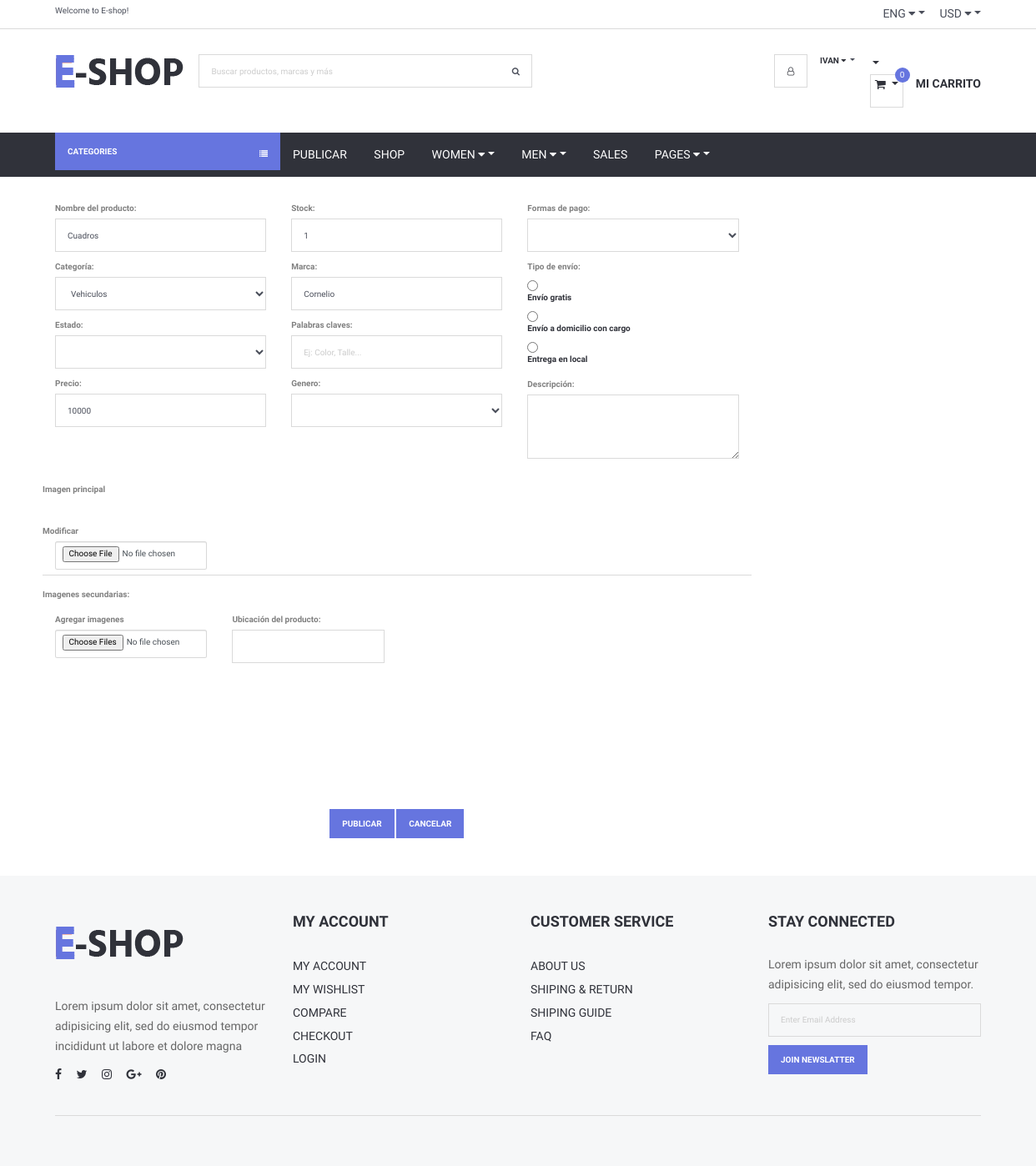
The page /Views/modificarProducto.php?cod=62 (signed in) on the database as committed earlier.
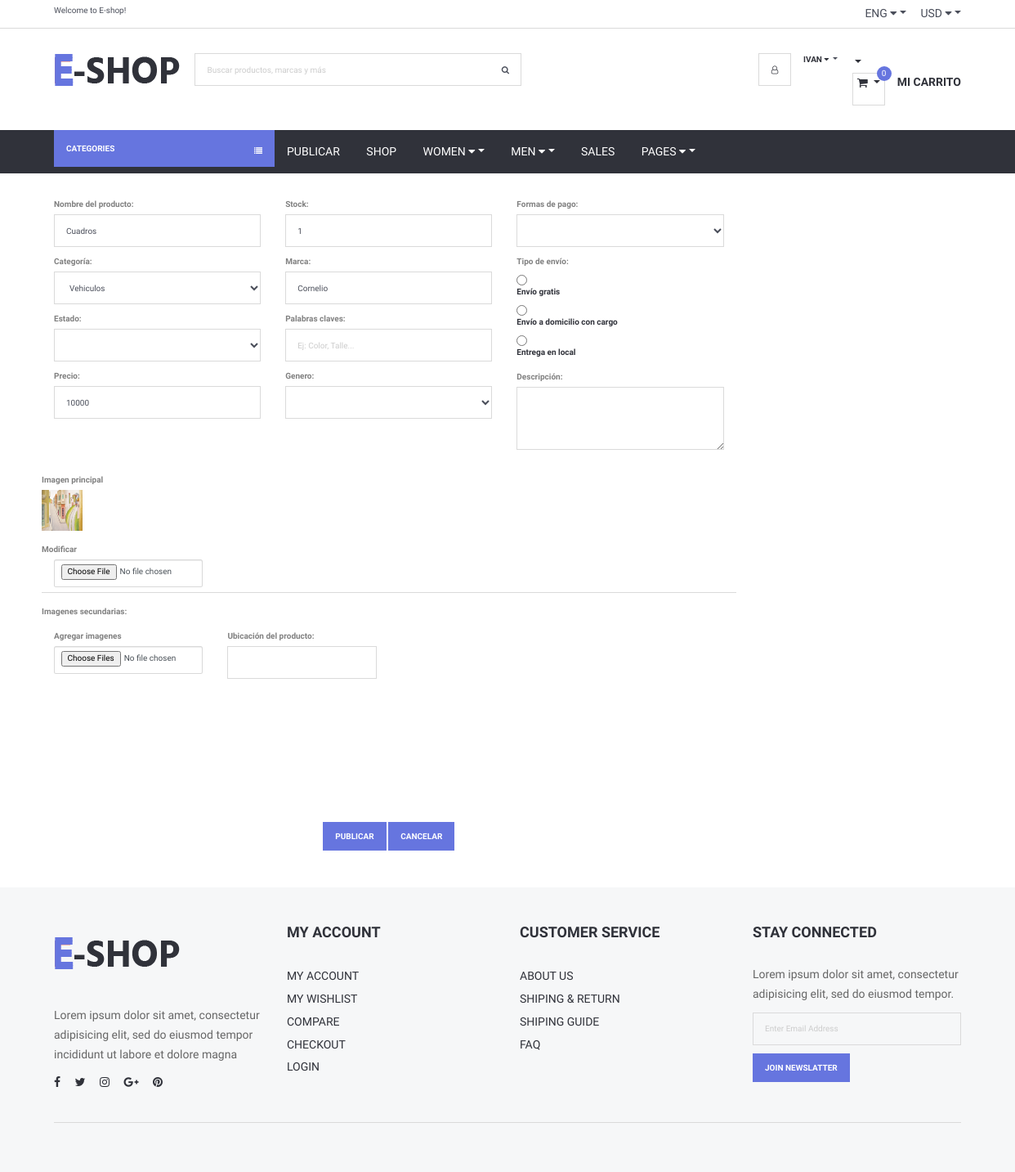
The same page on the database as committed later.
### tables this page shows
CREATE TABLE `producto` (
  `id` int(11) NOT NULL,
  `nombre` varchar(200) NOT NULL,
  `estado` varchar(60) NOT NULL,
  `precio` double NOT NULL,
  `formasdepago` varchar(100) NOT NULL,
  `envio` varchar(100) NOT NULL,
  `marca` varchar(70) NOT NULL,
  `stock` int(11) NOT NULL,
  `genero` varchar(60) NOT NULL,
  `categoria` varchar(110) NOT NULL,
  `palabrasClaves` varchar(110) NOT NULL,
  `descripcion` varchar(600) NOT NULL,
  `visitas` int(11) NOT NULL,
  `imgprincipal` varchar(80) NOT NULL,
  `idUsuario` int(11) NOT NULL,
  `latitud` varchar(120) NOT NULL,
  `longitud` varchar(120) NOT NULL
);

CREATE TABLE `imgprincipal` (
  `id` int(11) NOT NULL,
  `idProducto` int(11) NOT NULL,
  `nombre` varchar(100) NOT NULL
);

### Views/conexionBD/conexion.php (called while the page is built, shortened)
<?php
class Conexion{
	 private $msq="";
	public function __construct()
	 {
		 $archivoConfig = "config.ini";
		 $confi = parse_ini_file($archivoConfig, true);
		 $this->host = $confi["bd"]["host"];
		 $this->usuario = $confi["bd"]["usuario"];
		 $this->clave=$confi["bd"]["clave"];
		 $this->bd = $confi["bd"]["bd"];
		$this->msq = new mysqli($this->host, $this->usuario, $this->clave, $this->bd);
	 }
	 public function realizarConsulta($consulta){
 if(!$resultado = $this->msq->query($consulta) )
 {
	 echo "Ha ocurrido un error al ejecutar la consulta   ";
 }else{
	 return $resultado;
	   }
 }
}
?>

### Views/modificarProducto.php (the view, shortened to what the changed rows need)
<?php
include_once("header.php");
		require_once("conexionBD/conexion.php");
		$conexion = new Conexion;
$id=isset($_GET["cod"]) ? $_GET["cod"] : "";
 		$consulta="SELECT * FROM producto WHERE id='$id'";
		$consulta3="SELECT * FROM imgprincipal WHERE idProducto='$id'";
		$resultado = $conexion->realizarConsulta($consulta);
		$imgPrincipal = $conexion->realizarConsulta($consulta3);
?>
<!doctype html>
<html>
<head>
    <link type="text/css" rel="stylesheet" href="css/main.css" />
    <link type="text/css" rel="stylesheet" href="css/bootstrap.min.css" />
	<link type="text/css" rel="stylesheet" href="css/bootstrap.css" />
    <link type="text/css" rel="stylesheet" href="css/slick.css" />
    <link type="text/css" rel="stylesheet" href="css/slick-theme.css" />
    <link type="text/css" rel="stylesheet" href="css/nouislider.min.css" />
    <link rel="stylesheet" href="css/font-awesome.min.css">
    <link type="text/css" rel="stylesheet" href="css/style.css" />
</head>
<body>
	<?php include_once("header.php"); ?>
<div class="section">
    <div class="container">
        <div class="row">
            <form  id="checkout-form" class="clearfix" action="procesaEditarProducto.php" method="post" enctype="multipart/form-data">
			<?php
                while($f=mysqli_fetch_array($resultado)){
             ?>
                <div class="col-12 col-md-4">
                    <div class="form-group">
                        <label>Nombre del producto: </label>
                        <input class="input" type="text" name="nombre" value="<?php echo $f['nombre'];?>"
                               placeholder="Nombre del producto" required>
                    </div>
                    <div class="form-group">
                        <label>Categoría: </label>
                        <select class="input" name="categoria"  required>
                            <option value="Vehiculos">Vehiculos</option>
                        </select>
                    </div>
                    <div class="form-group">
                        <label>Estado: </label>
                        <select  class="input" name="estado" required>
							<option select="" ></option>
							<option >Nuevo</option>
                        </select>
                    </div>
                    <div class="form-group">
                        <label>Precio: </label>
                        <input class="input" type="number" name="precio" value="<?php echo $f['precio'];?>"
                               placeholder="$1799" required >
                    </div>
                </div>
                <div class="col-12 col-md-4">
                    <div class="form-group">
                        <label>Stock: </label>
                        <input class="input" type="number" name="stock" value="<?php echo $f['stock'];?>"
                               placeholder="999" required>
                    </div>
                    <div class="form-group">
                        <label>Marca: </label>
                        <input class="input" type="text" name="marca" placeholder="marca" value="<?php echo $f['marca'];?>"
						required>
                    </div>
                    <div class="form-group">
                        <label>Palabras claves: </label>
                        <input class="input" type="text" name="palabras" value="<?php echo $f['palabrasClaves'];?>"
                               placeholder="Ej: Color, Talle...">
                    </div>
                    <div class="form-group">
                        <label>Genero: </label>
                        <select class="input"  name="genero"  required>
                            <option select="" ></option>
                            <option value="Hombre" >Hombre</option>
                        </select>
                    </div>
                </div>
                <div class="col-12 col-md-4">
                    <div class="form-group">
                        <label>Formas de pago: </label>
                        <select class="input"  name="formas" required>
                            <option select=""></option>
                            <option >Efectivo</option>
                        </select>
                    </div>
					<div class="form-group" >
                        <label>Tipo de envío: </label>
                        <div class="input-checkbox">
                            <input  style="display:block" type="radio" name="envio"
                                   value="Gratis" required /> <label > Envío gratis</label>
                        </div>
                        <div class="input-checkbox">
                            <input style="display:block" class="input-checkbox" type="radio" name="envio"
                                   value="Domicilio con cargo" /> <label> Envío a domicilio con
                                cargo</label>
                        </div>
                        <div class="input-checkbox">
                            <input style="display:block" class="input-checkbox" type="radio" name="envio"
                                   value="Entrega en local" /> <label> Entrega en local</label>
                        </div>
					 </div>
                    <div class="form-group">
                        <label>Descripción: </label>
                        <textarea style="height: 77px" class="input"
                                  name="descripcion"><?php echo $f['descripcion'];?></textarea>
                    </div>
<br>
                </div>
                 <?php
                }
				?>
					<div class="form-group" >
                            <label> Imagen principal</label>
								 <br>
							<?php
                    while($f=mysqli_fetch_array($imgPrincipal)){
                    ?>
							<img style="height:50px;width:50px;"
							 src="imgPublicadas/<?php echo $f["nombre"];?>" alt=""/>
					<?php
						}
						?>
						 <br>
							 <br>
							 <label> Modificar</label>
							  <br>
						<div class="col-md-3" >
							 <input class="form-control" type="file"
                                       name="imgPrincipal"
                                       id="importData"  accept=".jpg,
                                    .png" />
						</div>
                        </div>
						<br>
            </form>
					</div>
    </div>
</div>
<?php include_once("footer.php"); ?>
</body>
</html>

Rows that differ between the two databases and show on the page:
added imgprincipal: nombre (picture)
